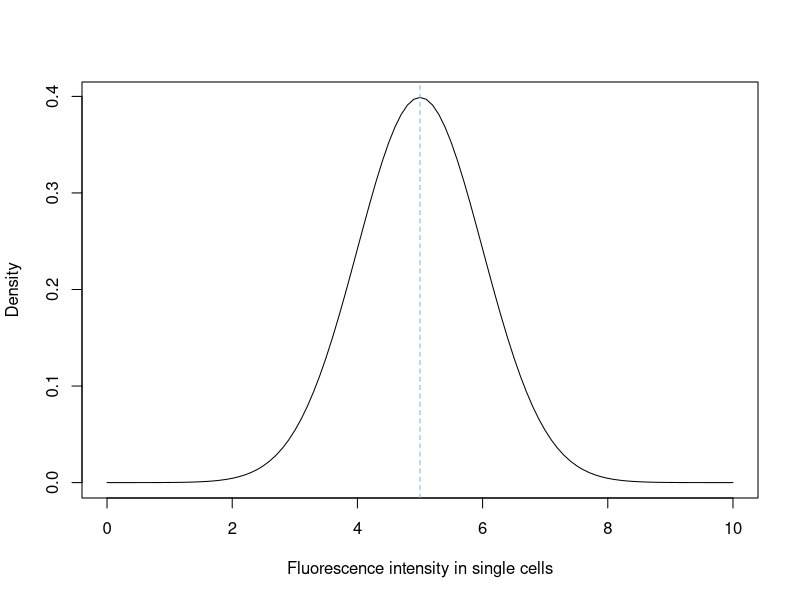
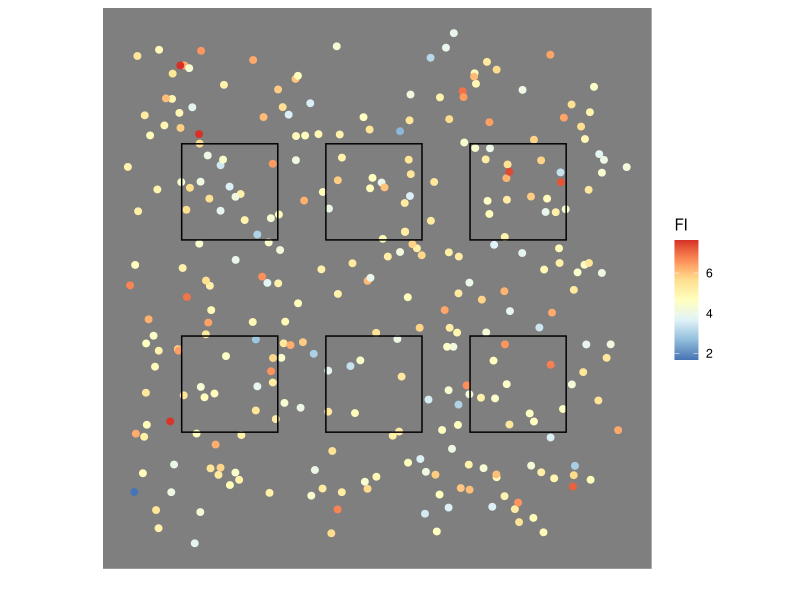
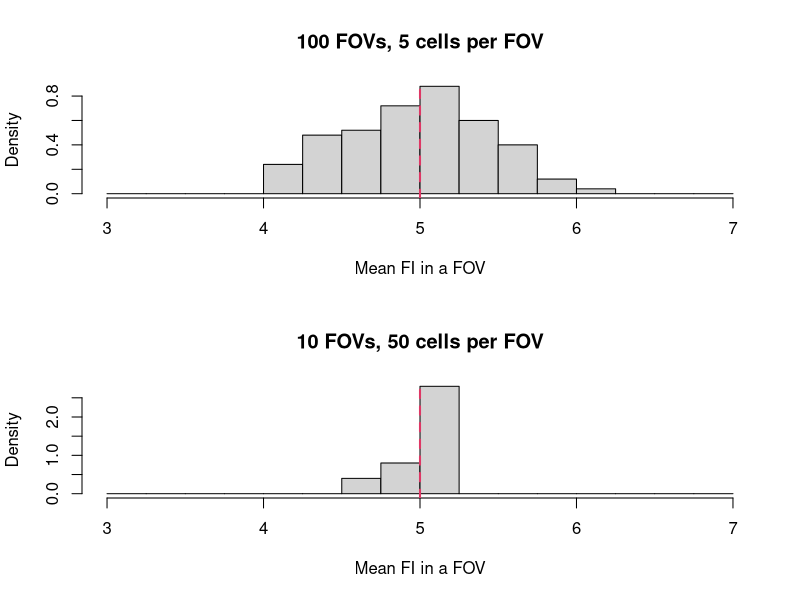
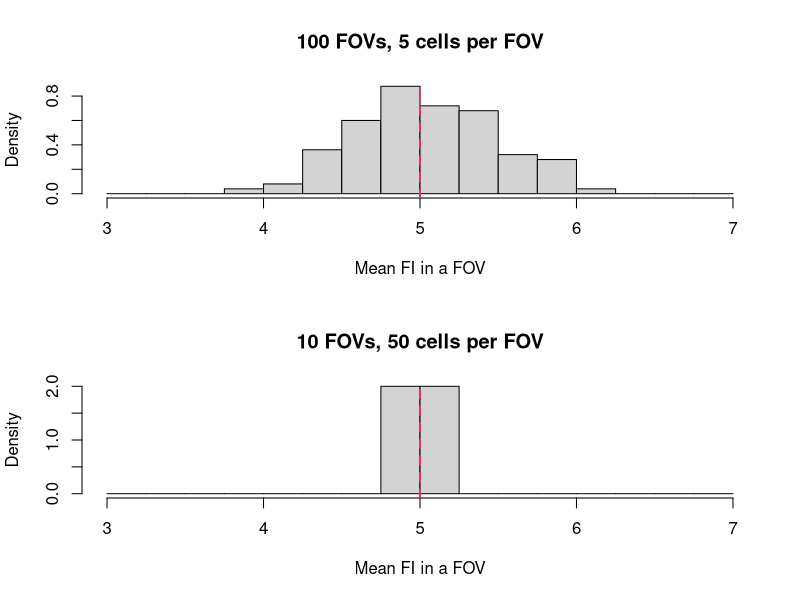
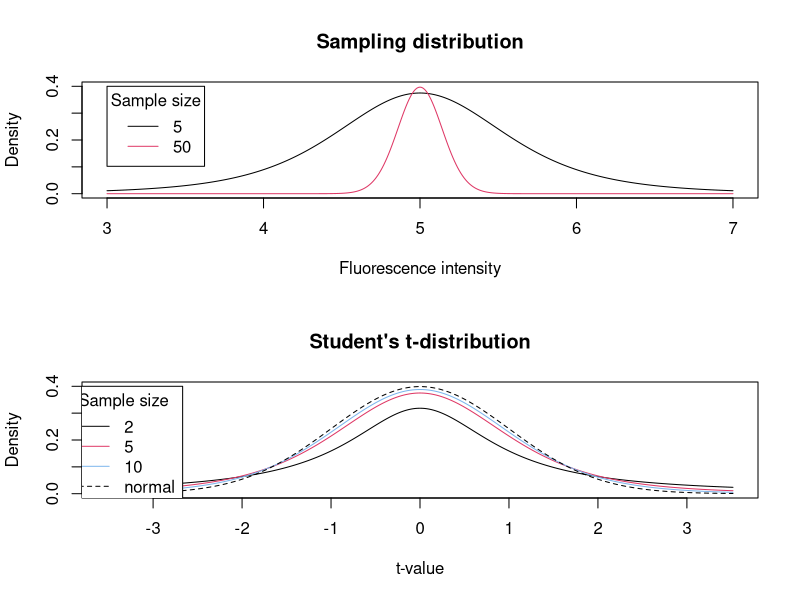
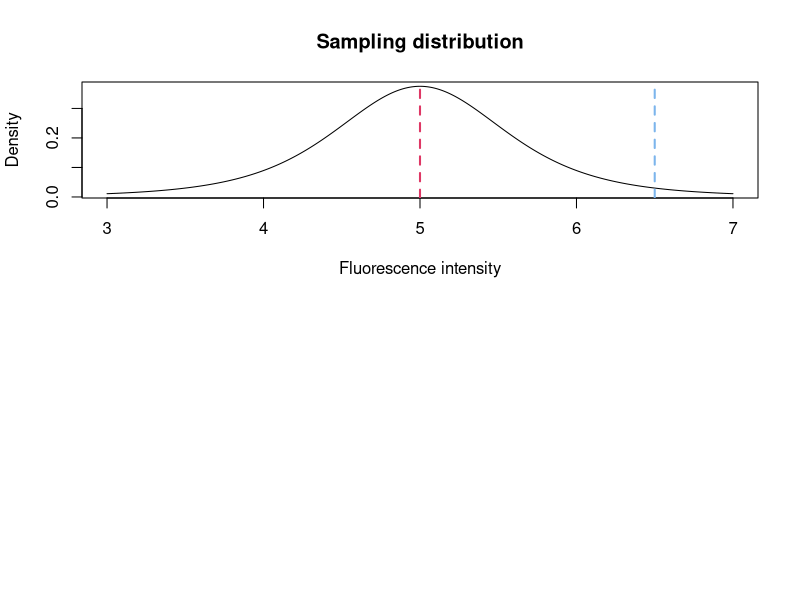
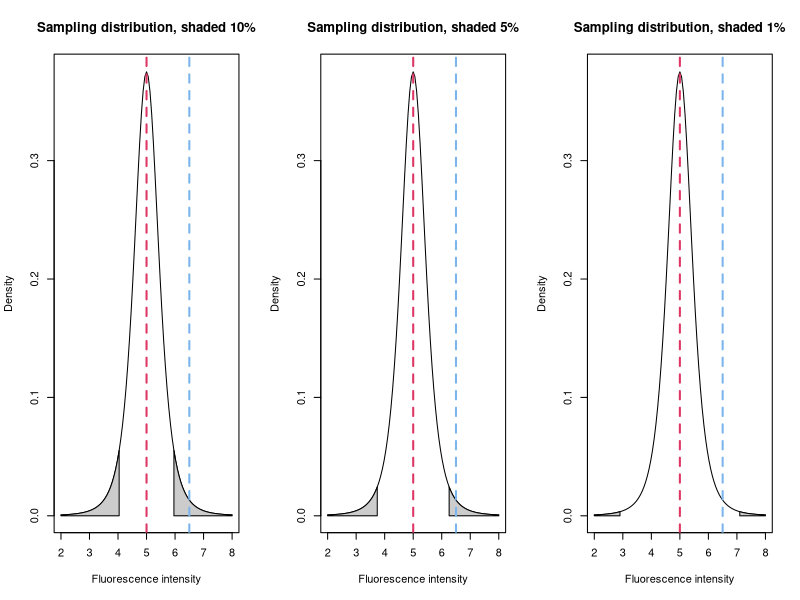
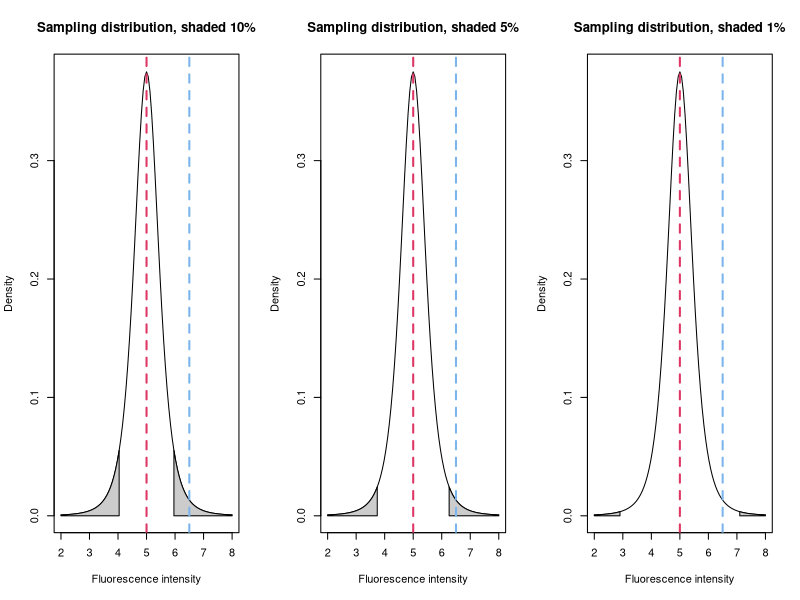

The R source for these figures, in order:
## ---- chunk 1
knitr::opts_chunk$set(echo = FALSE)
## ---- chunk 2
nPopMn = 5.
nPopSD = 1.

{
  plot(function(x) dnorm(x, mean = nPopMn, sd = nPopSD), 0, 10,
       xlab = "Fluorescence intensity in single cells",
       ylab = "Density")
  abline(v = 5, lty = 2, col = ggthemes::hc_pal()(3)[1])
}
## ---- chunk 3
fGenSamples = function(inSampleSz, inSampleN) {
  sapply(1:inSampleN, 
         function(x) 
           mean(rnorm(inSampleSz, nPopMn, nPopSD)))
}


vMeas1Sample = fGenSamples(10, 6)

library(kableExtra)
vMeas1Sample %>%
  kbl(col.names = "Sample mean") %>%
  kable_paper(full_width = F)
## ---- chunk 4
library(ggplot2)

nPopSz = 300
myDF = data.frame(x = runif(nPopSz),
                  y = runif(nPopSz),
                  z = rnorm(nPopSz, nPopMn, nPopSD)) 

vXrect = c(0.1, 0.1, 0.4, 0.4, 0.7, 0.7)
vYrect = c(0.2, 0.6, 0.2, 0.6, 0.2, 0.6)
myRect = data.frame(xmin = vXrect,
                    xmax = vXrect + .2,
                    ymin = vYrect,
                    ymax = vYrect + .2)

ggplot() +
  geom_jitter(data = myDF,
              aes(x = x,
                  y = y,
                  color = z), 
              size = 2, width = 0.05, height = 0.05) +
  geom_rect(data = myRect,
            aes(xmin = xmin,
                xmax = xmax,
                ymin = ymin,
                ymax = ymax),
            color = "black",
            fill = NA) +
  scale_color_distiller("FI", palette = "RdYlBu") +
  coord_fixed(ratio = 1) +
  xlab("") +
  ylab("") +
  theme_dark() +
  theme(axis.ticks = element_blank(),
        axis.text = element_blank(),
        panel.grid.major = element_blank(), 
        panel.grid.minor = element_blank())
## ---- chunk 5
fPlotSamples = function(inSampleSz, inSampleN, ...) {
  locV = fGenSamples(inSampleSz, inSampleN)
  
  hist(locV, 
       freq = F, 
       xlim = c(3,7), 
       breaks = seq(3, 7, .25),
       main = sprintf("%d FOVs, %d cells per FOV", inSampleN, inSampleSz), 
       xlab = "Mean FI in a FOV")
  abline(v = nPopMn, col = "#de3765", lty = 2, lwd = 2)
}

{
  par(mfrow = c(2,1))
  fPlotSamples(5, 100)
  fPlotSamples(50, 10)
}
## ---- chunk 6
{
  par(mfrow = c(2,1))
  fPlotSamples(5, 100)
  fPlotSamples(50, 10)
}
## ---- chunk 7
x = seq(3, 7, 0.01)

nSz1 = 5
nSampleSD1 = sd(rnorm(nSz1, mean = nPopMn, sd = nPopSD))

xT1 = (x - nPopMn) / (nSampleSD1 / sqrt(nSz1))
y1 = dt(xT1, df = nSz1 - 1)

nSz2 = 50
nSampleSD2 = sd(rnorm(nSz2, mean = nPopMn, sd = nPopSD))

xT2 = (x - nPopMn) / (nSampleSD2 / sqrt(nSz2))
y2 = dt(xT2, df = nSz2 - 1)


{
  plot(x, y1,
       main = "Sampling distribution",
       xlab = "Fluorescence intensity",
       ylab = "Density", 
       type = "l",
       xlim = c(3,7),
       ylim = c(0, 0.4))
  lines(x, 
        y2,
        col = "#de3765")
  legend(3, 0.4,
         legend = c(nSz1, nSz2),
         title = "Sample size",
         col = c("#000000", "#de3765"),
         lty = c(1,1))
}
## ---- chunk 8
{
  plot(xT1, dt(xT1, df = 1),
       main = "Student's t-distribution",
       xlab = "t-value",
       ylab = "Density", 
       type = "l",
       ylim = c(0, 0.4))
  lines(xT1, dt(xT1, df = 4), col = "#de3765")  
  lines(xT1, dt(xT1, df = 9), col = "#7cb5ec")
  lines(xT1, dnorm(xT1), col = "#000000", lty = 2)
  legend(-4, 0.4,
         legend = c(2, 5, 10, "normal"),
         title = "Sample size",
         col = c("#000000", "#de3765", "#7cb5ec", "#000000"),
         lty = c(1,1,1,2))
}
## ---- chunk 9
nSampleMn = 6.5

{
  plot(x, 
       dt(xT1, df = nSz1-1),
       main = "Sampling distribution",
       xlab = "Fluorescence intensity",
       ylab = "Density", 
       type = "l")
  abline(v = nPopMn, col = "#de3765", lty = 2, lwd = 2)
  abline(v = nSampleMn, col = "#7cb5ec", lty = 2, lwd = 2)
}
## ---- chunk 10
fPlotShadedTdist = function(nSz, nMn, nSD, vertLines, vertLinesCol, nFrac, xlim, xn = 100, inv, ...) {
  
  x = seq(xlim[1], xlim[2], (xlim[2] - xlim[1])/xn )
  xT = (x - nMn) / (nSD / sqrt(nSz))
  y = dt(xT, df = nSz-1)
  
  plot(x, 
       y,
       type = "l",
       xlim = xlim,
       ...)
  
  if (!missing(inv)) {
    if (inv) {
      xL = qt(nFrac/2, df = nSz-1) * nSD / sqrt(nSz) + nMn
      xR = qt(1 - nFrac/2, df = nSz-1) * nSD / sqrt(nSz) + nMn
      
      polygon(c(min(x), x[x<=xL], max(x[x<=xL])), 
              c(0, y[x<=xL], 0), 
              col="grey80")
      polygon(c(x[x>=xR], max(x), min(x[x>=xR])), 
              c(y[x>=xR], 0, 0), 
              col="grey80")
    } else {
      xL = qt((1-nFrac)/2, df = nSz-1) * nSD / sqrt(nSz) + nMn
      xR = qt((1 + nFrac)/2, df = nSz-1) * nSD / sqrt(nSz) + nMn
      
      polygon(c(min(x[x>=xL]), x[x>=xL & x<=xR], max(x[x<=xR])), 
              c(0,             y[x>=xL & x<=xR], 0), 
              col="grey80")
    }
  }
  
  if (!missing(vertLines) & !(missing(vertLinesCol))) {
    abline(v = vertLines, col = vertLinesCol, lty = 2, lwd = 2)
  }
  
}

{
  par(mfrow = c(1,3))
  fPlotShadedTdist(nSz = nSz1, nMn = nPopMn, nSD = nPopSD, 
                   vertLines = c(nPopMn, nSampleMn), 
                   vertLinesCol = c("#de3765", "#7cb5ec"),
                   nFrac = 0.1, xlim = c(2,8), inv = T, 
                   main = "Sampling distribution, shaded 10%",
                   xlab = "Fluorescence intensity",
                   ylab = "Density")  
  fPlotShadedTdist(nSz = nSz1, nMn = nPopMn, nSD = nPopSD, 
                   vertLines = c(nPopMn, nSampleMn), 
                   vertLinesCol = c("#de3765", "#7cb5ec"),
                   nFrac = 0.05, xlim = c(2,8), inv = T, 
                   main = "Sampling distribution, shaded 5%",
                   xlab = "Fluorescence intensity",
                   ylab = "Density")  
  fPlotShadedTdist(nSz = nSz1, nMn = nPopMn, nSD = nPopSD, 
                   vertLines = c(nPopMn, nSampleMn), 
                   vertLinesCol = c("#de3765", "#7cb5ec"),
                   nFrac = 0.01, xlim = c(2,8), inv = T, 
                   main = "Sampling distribution, shaded 1%",
                   xlab = "Fluorescence intensity",
                   ylab = "Density")  
}
## ---- chunk 11
{
  par(mfrow = c(1,3))
  fPlotShadedTdist(nSz = nSz1, nMn = nPopMn, nSD = nPopSD, 
                   vertLines = c(nPopMn, nSampleMn), 
                   vertLinesCol = c("#de3765", "#7cb5ec"),
                   nFrac = 0.1, xlim = c(2,8), inv = T, 
                   main = "Sampling distribution, shaded 10%",
                   xlab = "Fluorescence intensity",
                   ylab = "Density")  
  fPlotShadedTdist(nSz = nSz1, nMn = nPopMn, nSD = nPopSD, 
                   vertLines = c(nPopMn, nSampleMn), 
                   vertLinesCol = c("#de3765", "#7cb5ec"),
                   nFrac = 0.05, xlim = c(2,8), inv = T, 
                   main = "Sampling distribution, shaded 5%",
                   xlab = "Fluorescence intensity",
                   ylab = "Density")  
  fPlotShadedTdist(nSz = nSz1, nMn = nPopMn, nSD = nPopSD, 
                   vertLines = c(nPopMn, nSampleMn), 
                   vertLinesCol = c("#de3765", "#7cb5ec"),
                   nFrac = 0.01, xlim = c(2,8), inv = T, 
                   main = "Sampling distribution, shaded 1%",
                   xlab = "Fluorescence intensity",
                   ylab = "Density")  
}
## ---- chunk 12
{
  par(mfrow = c(1,3))
  fPlotShadedTdist(nSz = nSz1, nMn = nPopMn, nSD = nPopSD, 
                   vertLines = c(nPopMn, nSampleMn), 
                   vertLinesCol = c("#de3765", "#7cb5ec"),
                   nFrac = 0.1, xlim = c(2,8), inv = T, 
                   main = "Sampling distribution, shaded 10%",
                   xlab = "Fluorescence intensity",
                   ylab = "Density")  
  fPlotShadedTdist(nSz = nSz1, nMn = nPopMn, nSD = nPopSD, 
                   vertLines = c(nPopMn, nSampleMn), 
                   vertLinesCol = c("#de3765", "#7cb5ec"),
                   nFrac = 0.05, xlim = c(2,8), inv = T, 
                   main = "Sampling distribution, shaded 5%",
                   xlab = "Fluorescence intensity",
                   ylab = "Density")  
  fPlotShadedTdist(nSz = nSz1, nMn = nPopMn, nSD = nPopSD, 
                   vertLines = c(nPopMn, nSampleMn), 
                   vertLinesCol = c("#de3765", "#7cb5ec"),
                   nFrac = 0.01, xlim = c(2,8), inv = T, 
                   main = "Sampling distribution, shaded 1%",
                   xlab = "Fluorescence intensity",
                   ylab = "Density")  
}
## ---- chunk 13
{
  par(mfrow = c(1,3))
  fPlotShadedTdist(nSz = nSz1, nMn = nPopMn, nSD = nPopSD, 
                   vertLines = c(nPopMn, nSampleMn), 
                   vertLinesCol = c("#de3765", "#7cb5ec"),
                   nFrac = 0.1, xlim = c(2,8), inv = T, 
                   main = "Sampling distribution, shaded 10%",
                   xlab = "Fluorescence intensity",
                   ylab = "Density")  
  fPlotShadedTdist(nSz = nSz1, nMn = nPopMn, nSD = nPopSD, 
                   vertLines = c(nPopMn, nSampleMn), 
                   vertLinesCol = c("#de3765", "#7cb5ec"),
                   nFrac = 0.05, xlim = c(2,8), inv = T, 
                   main = "Sampling distribution, shaded 5%",
                   xlab = "Fluorescence intensity",
                   ylab = "Density")  
  fPlotShadedTdist(nSz = nSz1, nMn = nPopMn, nSD = nPopSD, 
                   vertLines = c(nPopMn, nSampleMn), 
                   vertLinesCol = c("#de3765", "#7cb5ec"),
                   nFrac = 0.01, xlim = c(2,8), inv = T, 
                   main = "Sampling distribution, shaded 1%",
                   xlab = "Fluorescence intensity",
                   ylab = "Density")  
}
## ---- chunk 14
nFrac = 2*(1- pt( (nSampleMn - nPopMn) / (nPopSD / sqrt(nSz1)), 
                  df = nSz1-1))

fPlotShadedTdist(nSz = nSz1, 
                 nMn = nPopMn, nSD = nPopSD, 
                 nFrac = nFrac, 
                 vertLines = c(nPopMn, nSampleMn),
                 vertLinesCol = c("#de3765", "#7cb5ec"),
                 xlim = c(3,7), xn = 1000, inv = T,
                 main = sprintf("Sampling distribution, shaded %.1f%%", 100*nFrac),
                 xlab = "Fluorescence intensity",
                 ylab = "Density")
## ---- chunk 15
fPlotShadedTdist(nSz = nSz1, 
                 nMn = nPopMn, nSD = nPopSD, 
                 nFrac = nFrac, 
                 vertLines = c(nPopMn, nSampleMn),
                 vertLinesCol = c("#de3765", "#7cb5ec"),
                 xlim = c(3,7), xn = 1000, inv = T,
                 main = sprintf("Sampling distribution, shaded %.1f%%", 100*nFrac),
                 xlab = "Fluorescence intensity",
                 ylab = "Density")
## ---- chunk 16
nSample1 = c(4.273791, 5.064480, 3.419903, 3.749903, 5.079963)
nSampleMn1 = mean(nSample1)
nSampleSD1 = sd(nSample1)

nSample1 %>%
  kbl(col.names = "Sample") %>%
  kable_paper(full_width = F)
## ---- chunk 17
cat(sprintf("Sample mean = %f", 
            nSampleMn1))
## ---- chunk 18
cat(sprintf("Sample SD = %f", 
            nSampleSD1))
## ---- chunk 19
{
  plot(x = NULL, y = NULL, xlim = c(3, 6), ylim = c(0, .4), xlab = "Fluorescence intensity")
  abline(v = nSampleMn1, lty = 2, lwd = 2, col = "#7cb5ec")
}
## ---- chunk 20
fPlotShadedTdist(nSz = nSz1, 
                 nMn = nSampleMn1, nSD = nSampleSD1, 
                 vertLines = nSampleMn1, 
                 vertLinesCol = c("#7cb5ec"),
                 xlim = c(3, 6), 
                 xn = 1000,
                 main = "Sampling distribution, size = 5",
                 xlab = "Fluorescence intensity",
                 ylab = "Density")
## ---- chunk 21
fPlotShadedTdist(nSz = nSz1, 
                 nMn = nSampleMn1, nSD = nSampleSD1, 
                 vertLines = nSampleMn1, 
                 vertLinesCol = c("#7cb5ec"),
                 nFrac = .95, 
                 xlim = c(3, 6), 
                 xn = 1000,
                 inv = F,
                 main = sprintf("95%% CI for sample mean=%.2f", nSampleMn1),
                 xlab = "Fluorescence intensity",
                 ylab = "Density")
## ---- chunk 22
{
  par(mfrow = c(3,2))
  fPlotShadedTdist(nSz = nSz1, 
                   nMn = 4.2, nSD = 0.71, 
                   vertLines = c(4.2, 5), 
                   vertLinesCol = c("#7cb5ec", "#de3765"),
                   nFrac = .95, 
                   xlim = c(3,7), 
                   xn = 1000,
                   inv = F,
                   xlab = "",
                   ylab = "Density")
  fPlotShadedTdist(nSz = nSz1, 
                   nMn = 3.8, nSD = 1.1, 
                   vertLines = c(3.8, 5), 
                   vertLinesCol = c("#7cb5ec", "#de3765"),
                   nFrac = .95, 
                   xlim = c(3,7), 
                   xn = 1000,
                   inv = F,
                   xlab = "",
                   ylab = "")
  fPlotShadedTdist(nSz = nSz1, 
                   nMn = 5.1, nSD = 0.97, 
                   vertLines = c(5.1, 5), 
                   vertLinesCol = c("#7cb5ec", "#de3765"),
                   nFrac = .95, 
                   xlim = c(3,7), 
                   xn = 1000,
                   inv = F,
                   xlab = "",
                   ylab = "Density")
  fPlotShadedTdist(nSz = nSz1, 
                   nMn = 4.5, nSD = 0.8, 
                   vertLines = c(4.5, 5), 
                   vertLinesCol = c("#7cb5ec", "#de3765"),
                   nFrac = .95, 
                   xlim = c(3,7), 
                   xn = 1000,
                   inv = F,
                   xlab = "",
                   ylab = "")
  fPlotShadedTdist(nSz = nSz1, 
                   nMn = 5.6, nSD = 1.2, 
                   vertLines = c(5.6, 5), 
                   vertLinesCol = c("#7cb5ec", "#de3765"),
                   nFrac = .95, 
                   xlim = c(3,7), 
                   xn = 1000,
                   inv = F,
                   xlab = "Fluorescence intensity",
                   ylab = "Density")
  fPlotShadedTdist(nSz = nSz1, 
                   nMn = 5.3, nSD = 1, 
                   vertLines = c(5.3, 5), 
                   vertLinesCol = c("#7cb5ec", "#de3765"),
                   nFrac = .95, 
                   xlim = c(3,7), 
                   xn = 1000,
                   inv = F,
                   xlab = "Fluorescence intensity",
                   ylab = "")
}
## ---- chunk 23
fPlotShadedTdist(nSz = nSz1, nMn = nPopMn, nSD = nSampleSD1, 
                 vertLines = c(nPopMn, nSampleMn), 
                 vertLinesCol = c("#de3765", "#7cb5ec"),
                 nFrac = 0.05, xlim = c(2,8), inv = T, 
                 main = "Sampling distribution, shaded 1%",
                 xlab = "Fluorescence intensity",
                 ylab = "Density")  
